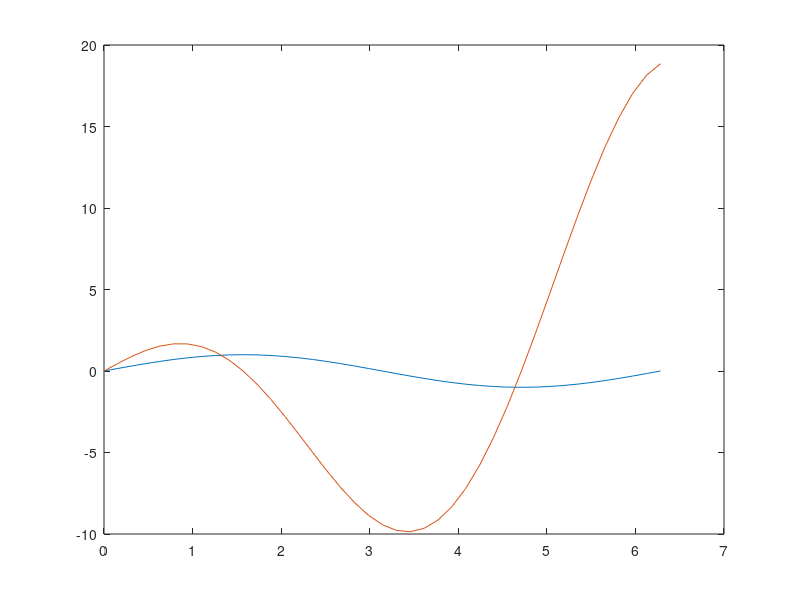

This figure's MATLAB source:

% x = start:step:end
x = 0:pi/20:2*pi;   
% start = 0, step = pi/20 (add pi/20 each time until 2*pi), end = 2*pi  

y = sin(x);    %  y = sin x

% so how do you plot z = 3x cos x ?

% z = 3 * cos(x); % this is okay
% z = 3 * x * cos(x);     % cannot be done as this is matrix multiplication

% use scalar multiplication instead
z = 3 * x .* cos(x);  
% x = 0, cos(0) = 1, 0*1
% x = pi/4, cos(pi/4) = 0.707, 3xcos(x) when x = pi/4 = 3 x pi/4 x 0.707

plot(x, y);
hold on;
plot(x, z);

